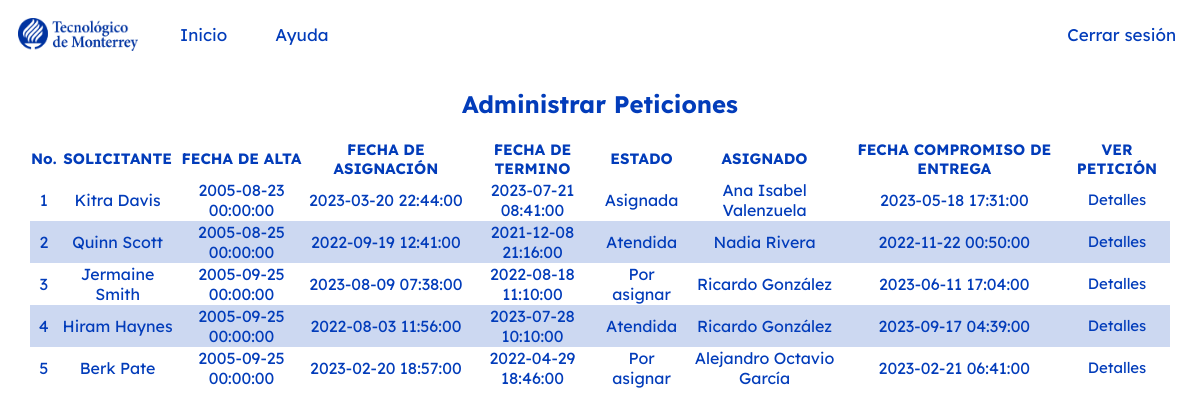
The page /main/peticiones/lista/lista_administrar.php on the database its author committed.
### tables this page shows
CREATE TABLE `peticiones` (
  `id` int(11) NOT NULL,
  `poblacion` varchar(25) DEFAULT NULL,
  `campusConsulta` varchar(50) DEFAULT NULL,
  `nivelAcademico` varchar(50) DEFAULT NULL,
  `periodos` text DEFAULT NULL,
  `camposInformacion` text DEFAULT NULL,
  `condiciones` text DEFAULT NULL,
  `uso` text DEFAULT NULL,
  `comentarios` text DEFAULT NULL,
  `estado` varchar(15) DEFAULT NULL,
  `asignado` varchar(50) DEFAULT NULL,
  `correoAsignado` varchar(50) DEFAULT NULL,
  `asignadoPor` varchar(50) DEFAULT NULL,
  `fechaAlta` datetime DEFAULT NULL,
  `fechaEntrega` datetime DEFAULT NULL,
  `fechaAsignacion` datetime DEFAULT NULL,
  `fechaTerminacion` datetime DEFAULT NULL,
  `nominaSolicitante` varchar(100) DEFAULT NULL,
  PRIMARY KEY (`id`),
  KEY `peticiones_FK_1` (`nominaSolicitante`),
  KEY `peticiones_FK` (`asignado`),
  CONSTRAINT `peticiones_FK` FOREIGN KEY (`asignado`) REFERENCES `operarios` (`nomina`),
  CONSTRAINT `peticiones_FK_1` FOREIGN KEY (`nominaSolicitante`) REFERENCES `solicitantes` (`nomina`)
);

CREATE TABLE `solicitantes` (
  `nomina` varchar(50) NOT NULL,
  `nombre` varchar(100) DEFAULT NULL,
  `titulo` varchar(10) DEFAULT NULL,
  `departamento` text DEFAULT NULL,
  `campus` varchar(5) DEFAULT NULL,
  `correo` varchar(100) DEFAULT NULL,
  `telefono` varchar(50) DEFAULT NULL,
  `username` varchar(100) NOT NULL,
  `password` varchar(100) NOT NULL,
  `permisos` int(1) DEFAULT NULL,
  PRIMARY KEY (`nomina`)
);

CREATE TABLE `operarios` (
  `nomina` varchar(50) NOT NULL,
  `operador` varchar(80) DEFAULT NULL,
  `opeMail` varchar(80) DEFAULT NULL,
  `extension` int(11) DEFAULT NULL,
  `username` varchar(100) NOT NULL,
  `password` varchar(100) NOT NULL,
  `permisos` int(1) DEFAULT NULL,
  PRIMARY KEY (`nomina`)
);

### main/conexionBD.php (called while the page is built, shortened)
<?php
function consultaBD($consulta){
    $mysqlsession = mysqli_connect("localhost", $_SESSION['usuario'], $_SESSION['password'], "efectividad");
    if($mysqlsession)
    {
        $resultado = mysqli_query($mysqlsession, $consulta);
        if($resultado){
            return $resultado;
        }
        else
        {
            echo '<script>console.log("Failed Query!"); </script>';
        }
    }
    else{
        echo '<script>console.log("Failed connection!"); </script>';
        return FALSE;
    }
}
?>

### main/peticiones/lista/consulta_administrar.php (the view, shortened to what this page needs)
<?php
    require("../../conexionBD.php");
    $query = "SELECT id, nombre, fechaAlta, fechaAsignacion, fechaTerminacion, estado, operador, fechaEntrega
    FROM peticiones p, solicitantes s, operarios o
    WHERE p.nominaSolicitante = s.nomina AND p.asignado=o.nomina
    ORDER BY id";
    $result = consultaBD($query);
    while($row = mysqli_fetch_array($result)) {
        echo '<tr><td>'.$row['id'].'</td><td>'.$row['nombre'].'</td><td>'.$row['fechaAlta'].'</td><td>'.$row['fechaAsignacion'].'</td><td>'.$row['fechaTerminacion'].'</td><td>'.$row['estado'].'</td><td>'.$row['operador'].'</td><td>'.$row['fechaEntrega'].'</td><td><form id=detalles action=../ticket/submitDetalles.php method=post><button id=detalles name=detalles type=submit value='.$row['id'].' class=detalles/>Detalles</button></form></td></tr>';
    }
?>

### main/peticiones/lista/lista_administrar.php (shortened to what this page needs)
<html>
    <head>
        <link rel="stylesheet" href="/WebEfectividad_2022/src/main/peticiones/lista/css/lista.css">
    </head>
    <body>
        <div class="navbar">
            <a href="/WebEfectividad_2022/src/main/menu/menu.html" id="logo"><img src="/WebEfectividad_2022/src/resources/logo.png" alt="Logo del Tecnológico de Monterrey."></a>
            <a href="/WebEfectividad_2022/src/main/menu/menu.html">Inicio</a>
            <a href="/WebEfectividad_2022/src/main/informativo/ayuda.html">Ayuda</a>
            <a id="logout" href="/WebEfectividad_2022/src/main/logout/logout.php">Cerrar sesión</a>
        </div>
        <div class="lista_pet">
            <h2>Administrar Peticiones</h2>
            <table>
                <tr>
                    <th>No.</th>
                    <th>SOLICITANTE</th>
                    <th>FECHA DE ALTA</th>
                    <th>FECHA DE ASIGNACIÓN</th>
                    <th>FECHA DE TERMINO</th>
                    <th>ESTADO</th>
                    <th>ASIGNADO</th>
                    <th>FECHA COMPROMISO DE ENTREGA</th>
                    <th>VER PETICIÓN</th>
                </tr>
                <?php
                    include ('consulta_administrar.php');
                ?>
            </table>
        </div>
    </body>
</html>

### main/peticiones/lista/css/lista.css (style rules this page uses)
h2, tr { text-align: center; color: #023cba ; }
th { font-size: 15px; font-weight: bolder; color: #023cba; }
table { font-family: 'Lexend Deca'; width: 95%; border: none; border-collapse: collapse; text-align: center; margin-left: auto; margin-right: auto; }
tr:nth-child(even) { background-color: rgb(2, 60, 186, 0.2); }
button[type=submit] { color: #023cba; overflow: hidden; border: none; width: 100%; float: left; text-align: center; font-size: 15px; font-family: 'Lexend Deca'; background-color: transparent; }

### main/main.css (style rules this page uses)
body { background-color: white; margin: 0; padding: 0; }
.navbar { background-color: white; overflow: hidden; width: 100%; }
.navbar a { float: left; color: #023cba; text-align: center; padding: 2% 2%; text-decoration: none; font-size: 17px; font-family: 'Lexend Deca'; }
.navbar img { width: 120px; height: 33px; background-color: white; }
#logo { padding: 1.5%; }
#logout { float: right; }
h2, h3, h5, h6, p { font-family: 'Lexend Deca'; }

### rows shown on the page
peticiones: id "1", nominaSolicitante.nombre "Kitra Davis", fechaAlta "2005-08-23 00:00:00", fechaAsignacion "2023-03-20 22:44:00", fechaTerminacion "2023-07-21 08:41:00", estado "Asignada", asignado.operador "Ana Isabel Valenzuela", fechaEntrega "2023-05-18 17:31:00"
peticiones: id "2", nominaSolicitante.nombre "Quinn Scott", fechaAlta "2005-08-25 00:00:00", fechaAsignacion "2022-09-19 12:41:00", fechaTerminacion "2021-12-08 21:16:00", estado "Atendida", asignado.operador "Nadia Rivera", fechaEntrega "2022-11-22 00:50:00"
peticiones: id "3", nominaSolicitante.nombre "Jermaine Smith", fechaAlta "2005-09-25 00:00:00", fechaAsignacion "2023-08-09 07:38:00", fechaTerminacion "2022-08-18 11:10:00", estado "Por asignar", asignado.operador "Ricardo González", fechaEntrega "2023-06-11 17:04:00"
peticiones: id "4", nominaSolicitante.nombre "Hiram Haynes", fechaAlta "2005-09-25 00:00:00", fechaAsignacion "2022-08-03 11:56:00", fechaTerminacion "2023-07-28 10:10:00", estado "Atendida", asignado.operador "Ricardo González", fechaEntrega "2023-09-17 04:39:00"
peticiones: id "5", nominaSolicitante.nombre "Berk Pate", fechaAlta "2005-09-25 00:00:00", fechaAsignacion "2023-02-20 18:57:00", fechaTerminacion "2022-04-29 18:46:00", estado "Por asignar", asignado.operador "Alejandro Octavio García", fechaEntrega "2023-02-21 06:41:00"
